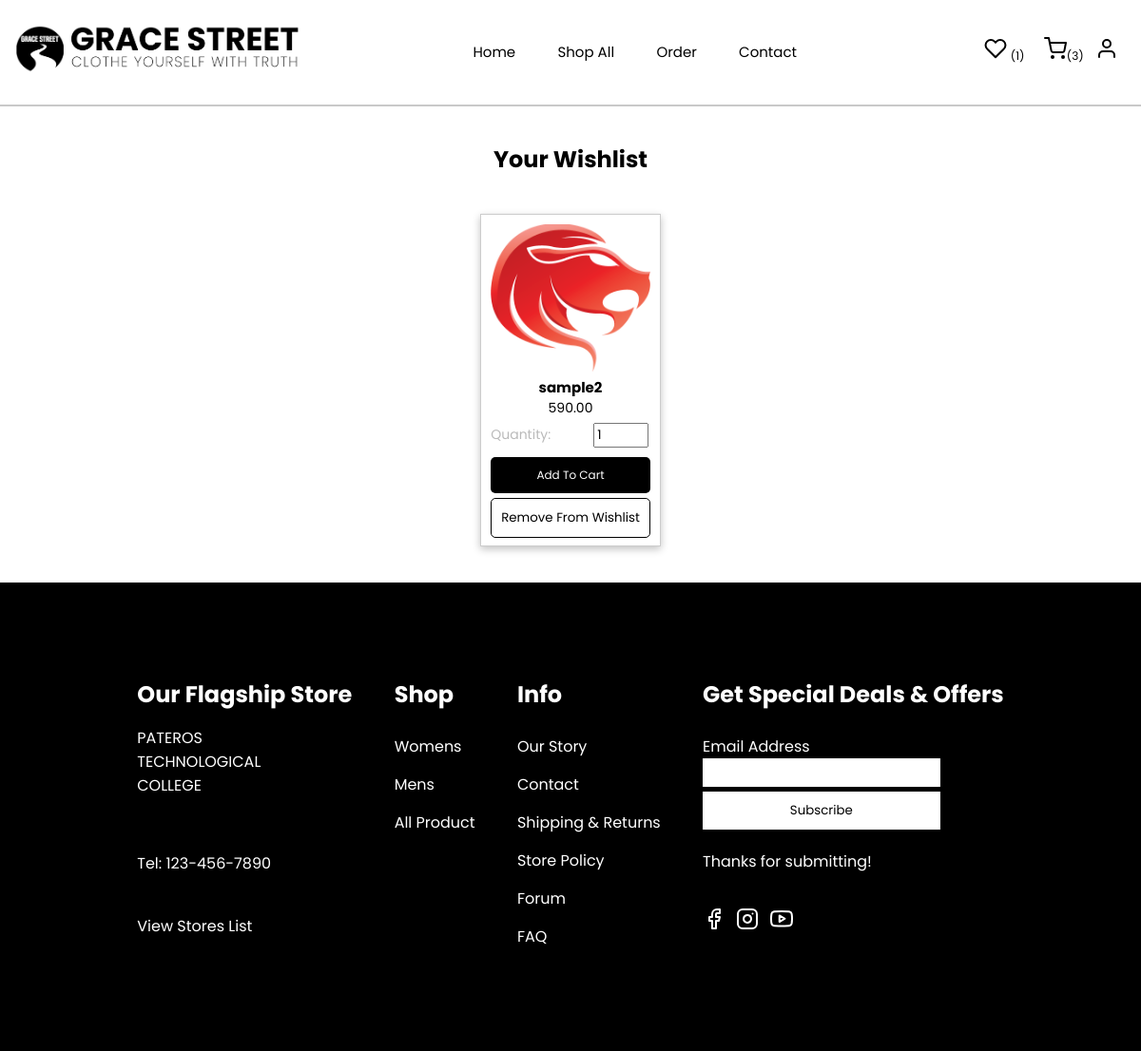
The app's page /wishlist.php (signed in) with its own data.
### tables this page shows
CREATE TABLE `wishlist` (
  `ID` int(11) NOT NULL,
  `user_id` int(11) DEFAULT NULL,
  `user_email` varchar(255) DEFAULT NULL,
  `Wishlist_Image` blob DEFAULT NULL,
  `Wishlist_Name` varchar(255) DEFAULT NULL,
  `Wishlist_Price` decimal(10,2) DEFAULT NULL,
  `Wishlist_Quantity` int(11) DEFAULT NULL
);

### wishlist.php (the view, shortened to what this page needs)
<!DOCTYPE html>
<html lang="en">
<head>
    <link rel="stylesheet" href="css/style.css">
    <link rel="stylesheet" href="https://code.jquery.com/ui/1.12.1/themes/base/jquery-ui.css">
    <link rel="stylesheet" href="https://cdnjs.cloudflare.com/ajax/libs/font-awesome/6.5.2/css/all.min.css" />
</head>
<body>
    <?php include 'additional/header.php'; ?>
    <section>
        <div class="wishlist-container" style="text-align: center; padding: 18px;">
            <h2>Your Wishlist</h2>
            <div style="display: flex; flex-wrap: wrap; justify-content: center;">
                <div class="cart-product" style="display: flex; justify-content: center; flex-wrap: wrap; gap: 20px; max-width: 1000px;">
                    <?php
                        include('./components/connect.php');
                        if(isset($_SESSION['user-email'])){
                            $useremail = $_SESSION['user-email'];
                            $sql = "SELECT * FROM wishlist WHERE user_email = ?";
                            $stmt = $con->prepare($sql);
                            $stmt->bind_param("s", $useremail);
                            $stmt->execute();
                            $result = $stmt->get_result();
                            if($result->num_rows > 0){
                                while($row = $result->fetch_assoc()){
                                    ?>
                                    <div class="cart-item" style="padding: 10px; border: 1px solid #ccc;  height: 328px;">
                                        <form action="" method="post">
                                            <div class="cart-img" style="width: 100%; height: 155px;">
                                                <img src="uploads/images/<?php echo $row['Wishlist_Image'];?>" alt="" style="max-width: 100%; max-height: 100%;">
                                            </div>
                                            <h2 style="font-size: 15px; margin-top: 5px;"><?php echo $row['Wishlist_Name']; ?></h2>
                                            <p style="font-size: 14px;"><?php echo $row['Wishlist_Price']; ?></p>
                                            <div class="input-group" style="display: flex; align-items: center; width: 100%;">
                                                <p style="font-size: 14px; text-align: right; margin-right:45px; color: #bababa;">Quantity:</p>
                                                <input type="number" name="productQuantity" value="1" min="1" max="1000" style="width: 50px;">
                                            </div>
                                            <div class="wishlist-btn" style="display: flex; flex-direction: column; margin-top: 10px;">
                                                <button type="submit" name="addToCart" style="cursor: pointer; padding: 10px; background-color: black; color: white; font-size: 12px; border: none; border-radius: 5px; margin-bottom: 5px;">Add To Cart</button>
                                                <button type="button" onclick="removeFromWishlist(<?php echo $row['ID']; ?>)" style="cursor: pointer; padding: 10px; background-color: white; border: 1px solid black; color: black; border-radius: 5px;">Remove From Wishlist</button>
                                            </div>
                                        </form>
                                    </div>
                                    <?php
                                }
                            } else {
                                echo "<p>Your Wishlist is empty.</p>";
                            }
                        } else {
                            echo '<div style="text-align: center;">
                                  <p>Please log in to view your wishlist.</p>
                                  <a href="login.php"><button style="cursor: pointer; width: 25vh; border: none; border-radius: 5px; padding: 10px 30px; background-color: black; color: white;">Login</button></a>
                                  </div>';
                        }
                    ?>
                </div>
            </div>
        </div>
    </section>
    <?php include 'additional/footer.php'; ?>
</body>
</html>

### css/style.css (style rules this page uses)
* { font-family: "Poppins"; }
head, body { margin: 0; }
section { max-width: 1750px; min-width: 1200px; margin: 0 auto; }
.cart-product { padding: 20px; display: flex; justify-content: center; flex-wrap: wrap; gap: 10px; }
.cart-product .cart-item { background-color: white; padding: 10px; box-shadow: rgba(0, 0, 0, 0.24) 0px 3px 8px; }
.cart-item .cart-img { width: 20vh; height: 20vh; position: relative; }
.cart-img img { position: absolute; top: 0; bottom: 0; left: 0; right: 0; width: 100%; height: 100%; object-fit: cover; }
.cart-item h2, .cart-item p { margin: 0; }
.input-group { display: flex; align-items: center; margin: 5px 0; }
.wishlist-container { padding: 10px; }

### records on screen
wishlist: Wishlist_Image (picture), Wishlist_Name "sample2", Wishlist_Price "590.00"

### other values on screen
getWishListItemCount($user_id, $con) "1"
getCartItemCount($user_id, $con) "3"
